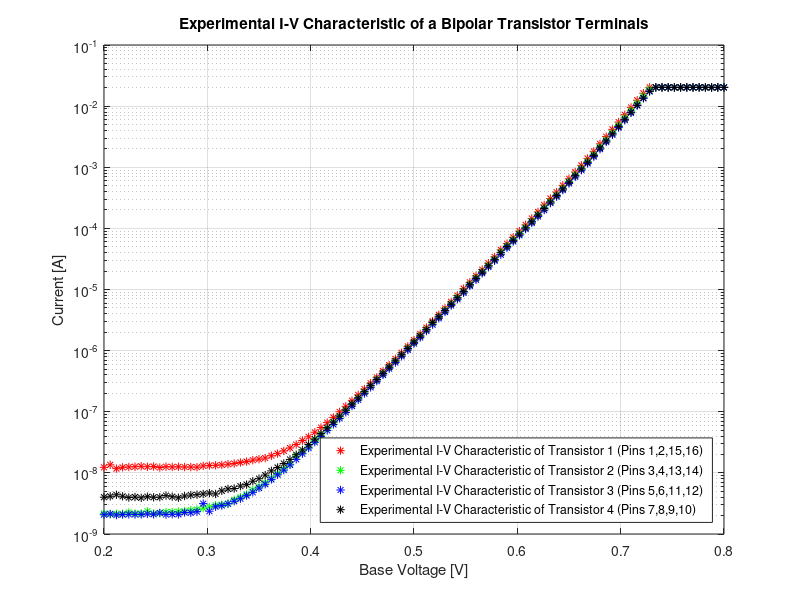
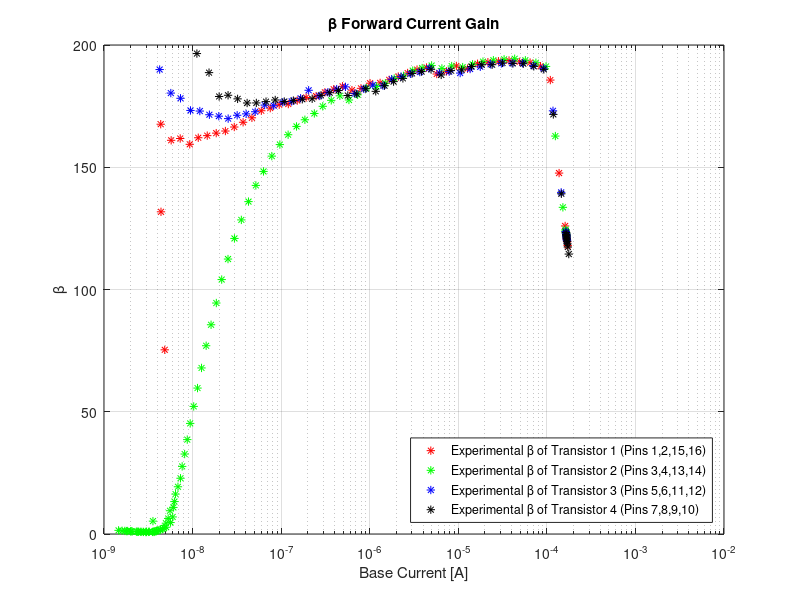
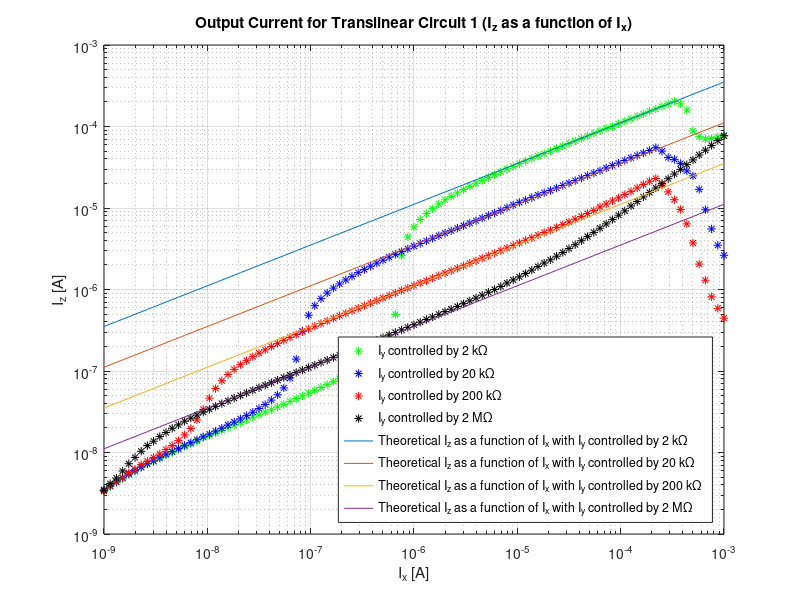
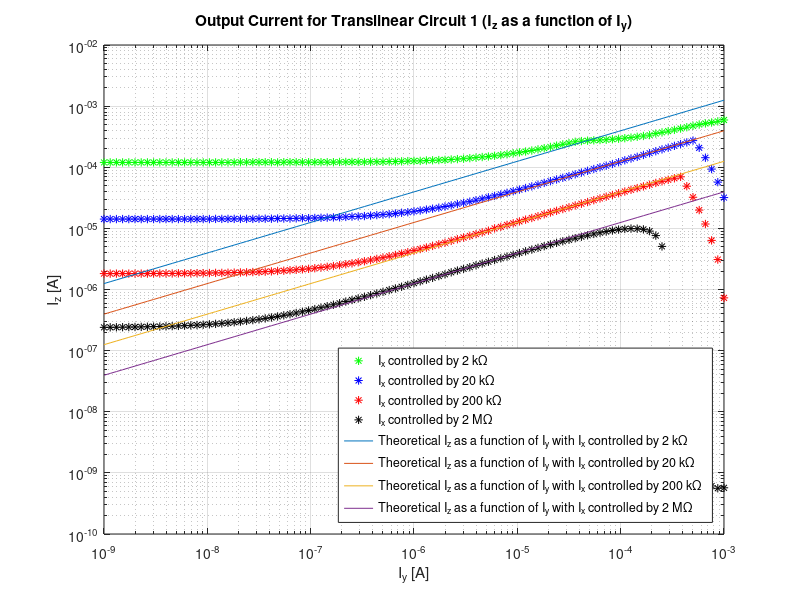

These charts were generated, in order, by the following MATLAB code: (Note: this script raises an error after producing the figures.)
%% Experiment 1
Exp_Q1 = load('Exp1_Q1.mat');
Exp_Q1.I_b = fliplr(Exp_Q1.I_b);
%Exp_Q1.Ib = Exp_Q1.Ib + 1.350e-09;
Exp_Q1.I_e = (-1)*fliplr(Exp_Q1.I_e);
Exp_Q1.V_b = fliplr(Exp_Q1.V_in);
Exp_Q1.I_c = Exp_Q1.I_e - Exp_Q1.I_b;

Exp_Q2 = load('Exp1_Q2.mat');
Exp_Q2.I_b = fliplr(Exp_Q2.I_b);
%Exp_Q1.Ib = Exp_Q1.Ib + 1.350e-09;
Exp_Q2.I_e = (-1)*fliplr(Exp_Q2.I_e);
Exp_Q2.V_b = fliplr(Exp_Q2.V_in);
Exp_Q2.I_c = Exp_Q2.I_e - Exp_Q2.I_b;

Exp_Q3 = load('Exp1_Q3.mat');
Exp_Q3.I_b = fliplr(Exp_Q3.I_b);
%Exp_Q1.Ib = Exp_Q1.Ib + 1.350e-09;
Exp_Q3.I_e = (-1)*fliplr(Exp_Q3.I_e);
Exp_Q3.V_b = fliplr(Exp_Q3.V_in);
Exp_Q3.I_c = Exp_Q3.I_e - Exp_Q3.I_b;

Exp_Q4 = load('Exp1_Q4.mat');
Exp_Q4.I_b = fliplr(Exp_Q4.I_b);
%Exp_Q1.Ib = Exp_Q1.Ib + 1.350e-09;
Exp_Q4.I_e = (-1)*fliplr(Exp_Q4.I_e);
Exp_Q4.V_b = fliplr(Exp_Q4.V_in);
Exp_Q4.I_c = Exp_Q4.I_e - Exp_Q4.I_b;

% Transistor 1
Theoretical_1.V_b = Exp_Q1.V_b(34:89);
x = linspace(0.3, 0.8, 100);
fit = polyfit(Theoretical_1.V_b,log(Exp_Q1.I_c(34:89)),1);
line = exp(fit(1) * x + fit(2));
Q1_U_T = 1/(fit(1));
Q1_I_s = exp(fit(2));

% Transistor 2
Theoretical_2.V_b = Exp_Q2.V_b(34:89);
fit = polyfit(Theoretical_2.V_b,log(Exp_Q2.I_c(34:89)),1);
line = exp(fit(1) * x + fit(2));
Q2_U_T = 1/(fit(1));
Q2_I_s = exp(fit(2));

% Transistor 3
Theoretical_3.V_b = Exp_Q3.V_b(34:89);
fit = polyfit(Theoretical_3.V_b,log(Exp_Q3.I_c(34:89)),1);
line = exp(fit(1) * x + fit(2));
Q3_U_T = 1/(fit(1));
Q3_I_s = exp(fit(2));

% Transistor 4
Theoretical_4.V_b = Exp_Q4.V_b(34:89);
fit = polyfit(Theoretical_4.V_b,log(Exp_Q4.I_c(34:89)),1);
line = exp(fit(1) * x + fit(2));
Q4_U_T = 1/(fit(1));
Q4_I_s = exp(fit(2));


figure
semilogy(Exp_Q1.V_b,Exp_Q1.I_c,'r*')
hold on
semilogy(Exp_Q2.V_b,Exp_Q2.I_c,'g*')
semilogy(Exp_Q3.V_b,Exp_Q3.I_c,'b*')
semilogy(Exp_Q4.V_b,Exp_Q4.I_c,'k*')
%semilogy(Experiment_1.Vb,Experiment_1.Ib,'m*')
%semilogy(Experiment_1.Vb,Theoretical_1.Ic,'r-')
%semilogy(Experiment_1.Vb,Theoretical_1.Ib,'g-')
title('Experimental I-V Characteristic of a Bipolar Transistor Terminals')
xlabel('Base Voltage [V]')
ylabel('Current [A]')
legend('Experimental I-V Characteristic of Transistor 1 (Pins 1,2,15,16)',...
    'Experimental I-V Characteristic of Transistor 2 (Pins 3,4,13,14)',...
    'Experimental I-V Characteristic of Transistor 3 (Pins 5,6,11,12)',...
    'Experimental I-V Characteristic of Transistor 4 (Pins 7,8,9,10)',...
    'Location','Southeast')
grid on
hold off

figure
semilogx(Exp_Q1.I_b,Exp_Q1.I_c./Exp_Q1.I_b,'r*')
hold on
semilogx(Exp_Q2.I_b,Exp_Q2.I_c./Exp_Q2.I_b,'g*')
semilogx(Exp_Q3.I_b,Exp_Q3.I_c./Exp_Q3.I_b,'b*')
semilogx(Exp_Q4.I_b,Exp_Q4.I_c./Exp_Q4.I_b,'k*')
title('\beta Forward Current Gain')
xlabel('Base Current [A]')
ylabel('\beta')
axis([10e-10 10e-3 0 200])
legend('Experimental \beta of Transistor 1 (Pins 1,2,15,16)',...
    'Experimental \beta of Transistor 2 (Pins 3,4,13,14)',...
    'Experimental \beta of Transistor 3 (Pins 5,6,11,12)',...
    'Experimental \beta of Transistor 4 (Pins 7,8,9,10)',...
    'Location','Southeast')
grid on
hold off

%% Experiment 2
% Part A
Exp_2a_2k = load('Exp_2a_2k.mat');
Exp_2a_2k.Ix = fliplr(Exp_2a_2k.Ix);
%Exp_Q1.Ib = Exp_Q1.Ib + 1.350e-09;
Exp_2a_2k.Iz = (-1)*fliplr(Exp_2a_2k.Iz);
Exp_2a_2k.Vx = fliplr(Exp_2a_2k.Vx);
%Exp_Q4.I_c = Exp_Q4.I_e - Exp_Q4.I_b;

Exp_2a_20k = load('Exp_2a_20k.mat');
Exp_2a_20k.Ix = fliplr(Exp_2a_20k.Ix);
%Exp_Q1.Ib = Exp_Q1.Ib + 1.350e-09;
Exp_2a_20k.Iz = (-1)*fliplr(Exp_2a_20k.Iz);
Exp_2a_20k.Vx = fliplr(Exp_2a_20k.Vx);
%Exp_Q4.I_c = Exp_Q4.I_e - Exp_Q4.I_b;

Exp_2a_200k = load('Exp_2a_200k.mat');
Exp_2a_200k.Ix = fliplr(Exp_2a_200k.Ix);
%Exp_Q1.Ib = Exp_Q1.Ib + 1.350e-09;
Exp_2a_200k.Iz = (-1)*fliplr(Exp_2a_200k.Iz);
Exp_2a_200k.Vx = fliplr(Exp_2a_200k.Vx);
%Exp_Q4.I_c = Exp_Q4.I_e - Exp_Q4.I_b;

Exp_2a_2M = load('Exp_2a_2M-2.mat');
Exp_2a_2M.Ix = fliplr(Exp_2a_2M.Ix);
%Exp_Q1.Ib = Exp_Q1.Ib + 1.350e-09;
Exp_2a_2M.Iz = (-1)*fliplr(Exp_2a_2M.Iz);
Exp_2a_2M.Vx = fliplr(Exp_2a_2M.Vx);
%Exp_Q4.I_c = Exp_Q4.I_e - Exp_Q4.I_b;

% THEORETICAL
V_div = 0.247;
Iy_2k = V_div/2000;
Iy_20k = V_div/20000;
Iy_200k = V_div/200000;
Iy_2M = V_div/2000000;

Iz_2k_theo = sqrt(Exp_2a_2k.Ix*Iy_2k);
Iz_20k_theo = sqrt(Exp_2a_20k.Ix*Iy_20k);
Iz_200k_theo = sqrt(Exp_2a_200k.Ix*Iy_200k);
Iz_2M_theo = sqrt(Exp_2a_2M.Ix*Iy_2M);

figure
loglog(Exp_2a_2k.Ix,Exp_2a_2k.Iz,'g*')
hold on
loglog(Exp_2a_20k.Ix,Exp_2a_20k.Iz,'b*')
loglog(Exp_2a_200k.Ix,Exp_2a_200k.Iz,'r*')
loglog(Exp_2a_2M.Ix,Exp_2a_2M.Iz,'k*')
loglog(Exp_2a_2k.Ix,Iz_2k_theo)
loglog(Exp_2a_20k.Ix,Iz_20k_theo)
loglog(Exp_2a_200k.Ix,Iz_200k_theo)
loglog(Exp_2a_2M.Ix,Iz_2M_theo)
title('Output Current for Translinear Circuit 1 (I_{z} as a function of I_{x})')
xlabel('I_{x} [A]')
ylabel('I_{z} [A]')
legend('I_{y} controlled by 2 k\Omega','I_{y} controlled by 20 k\Omega',...
    'I_{y} controlled by 200 k\Omega','I_{y} controlled by 2 M\Omega',...
    'Theoretical I_{z} as a function of I_{x} with I_{y} controlled by 2 k\Omega',...
    'Theoretical I_{z} as a function of I_{x} with I_{y} controlled by 20 k\Omega',...
    'Theoretical I_{z} as a function of I_{x} with I_{y} controlled by 200 k\Omega',...
    'Theoretical I_{z} as a function of I_{x} with I_{y} controlled by 2 M\Omega'...
    ,'Location','Southeast')
grid on
hold off

%%%%%%%%%%%%%%%%%%%%%%%%%%%%%%%%%%%%%%%%%%%%%%%%%%%%%%%%%%%%%%%%%%%%%%%%%%%
% Part B
Exp_2b_2k = load('Exp_2b_2k.mat');
Exp_2b_2k.Iy = (-1)*fliplr(Exp_2b_2k.Iy);
%Exp_Q1.Ib = Exp_Q1.Ib + 1.350e-09;
Exp_2b_2k.Iz = (-1)*fliplr(Exp_2b_2k.Iz);
Exp_2b_2k.Vy = fliplr(Exp_2b_2k.Vy);
%Exp_Q4.I_c = Exp_Q4.I_e - Exp_Q4.I_b;

Exp_2b_20k = load('Exp_2b_20k.mat');
Exp_2b_20k.Iy = (-1)*fliplr(Exp_2b_20k.Iy);
%Exp_Q1.Ib = Exp_Q1.Ib + 1.350e-09;
Exp_2b_20k.Iz = (-1)*fliplr(Exp_2b_20k.Iz);
Exp_2b_20k.Vy = fliplr(Exp_2b_20k.Vy);
%Exp_Q4.I_c = Exp_Q4.I_e - Exp_Q4.I_b;

Exp_2b_200k = load('Exp_2b_200k.mat');
Exp_2b_200k.Iy = (-1)*fliplr(Exp_2b_200k.Iy);
%Exp_Q1.Ib = Exp_Q1.Ib + 1.350e-09;
Exp_2b_200k.Iz = (-1)*fliplr(Exp_2b_200k.Iz);
Exp_2b_200k.Vy = fliplr(Exp_2b_200k.Vy);
%Exp_Q4.I_c = Exp_Q4.I_e - Exp_Q4.I_b;

Exp_2b_2M = load('Exp_2b_2M.mat');
Exp_2b_2M.Iy = (-1)*fliplr(Exp_2b_2M.Iy);
%Exp_Q1.Ib = Exp_Q1.Ib + 1.350e-09;
Exp_2b_2M.Iz = (-1)*fliplr(Exp_2b_2M.Iz);
Exp_2b_2M.Vy = fliplr(Exp_2b_2M.Vy);
%Exp_Q4.I_c = Exp_Q4.I_e - Exp_Q4.I_b;

% THEORETICAL
V_div = 1.8711;
Ix_2k = (5-V_div)/2000;
Ix_20k = (5-V_div)/20000;
Ix_200k = (5-V_div)/200000;
Ix_2M = (5-V_div)/2000000;

Iz_2k_theo = sqrt(Exp_2b_2k.Iy*Ix_2k);
Iz_20k_theo = sqrt(Exp_2b_20k.Iy*Ix_20k);
Iz_200k_theo = sqrt(Exp_2b_200k.Iy*Ix_200k);
Iz_2M_theo = sqrt(Exp_2b_2M.Iy*Ix_2M);

figure
loglog(Exp_2b_2k.Iy,Exp_2b_2k.Iz,'g*')
hold on
loglog(Exp_2b_20k.Iy,Exp_2b_20k.Iz,'b*')
loglog(Exp_2b_200k.Iy,Exp_2b_200k.Iz,'r*')
loglog(Exp_2b_2M.Iy,Exp_2b_2M.Iz,'k*')
loglog(Exp_2b_2k.Iy,Iz_2k_theo)
loglog(Exp_2b_20k.Iy,Iz_20k_theo)
loglog(Exp_2b_200k.Iy,Iz_200k_theo)
loglog(Exp_2b_2M.Iy,Iz_2M_theo)
title('Output Current for Translinear Circuit 1 (I_{z} as a function of I_{y})')
xlabel('I_{y} [A]')
ylabel('I_{z} [A]')
legend('I_{x} controlled by 2 k\Omega','I_{x} controlled by 20 k\Omega',...
    'I_{x} controlled by 200 k\Omega','I_{x} controlled by 2 M\Omega',...
    'Theoretical I_{z} as a function of I_{y} with I_{x} controlled by 2 k\Omega',...
    'Theoretical I_{z} as a function of I_{y} with I_{x} controlled by 20 k\Omega',...
    'Theoretical I_{z} as a function of I_{y} with I_{x} controlled by 200 k\Omega',...
    'Theoretical I_{z} as a function of I_{y} with I_{x} controlled by 2 M\Omega'...
    ,'Location','Southeast')
grid on
hold off


%% Experiment 3
% Part A
Exp_3a_2k = load('Exp_3a_2k.mat');
Exp_3a_2k.Ix = fliplr(Exp_3a_2k.Ix);
%Exp_Q1.Ib = Exp_Q1.Ib + 1.350e-09;
Exp_3a_2k.Iz = (-1)*fliplr(Exp_3a_2k.Iz);
Exp_3a_2k.Vx = fliplr(Exp_3a_2k.Vx);
%Exp_Q4.I_c = Exp_Q4.I_e - Exp_Q4.I_b;

Exp_3a_20k = load('Exp_3a_20k.mat');
Exp_3a_20k.Ix = fliplr(Exp_3a_20k.Ix);
%Exp_Q1.Ib = Exp_Q1.Ib + 1.350e-09;
Exp_3a_20k.Iz = (-1)*fliplr(Exp_3a_20k.Iz);
Exp_3a_20k.Vx = fliplr(Exp_3a_20k.Vx);
%Exp_Q4.I_c = Exp_Q4.I_e - Exp_Q4.I_b;

Exp_3a_200k = load('Exp_3a_200k.mat');
Exp_3a_200k.Ix = fliplr(Exp_3a_200k.Ix);
%Exp_Q1.Ib = Exp_Q1.Ib + 1.350e-09;
Exp_3a_200k.Iz = (-1)*fliplr(Exp_3a_200k.Iz);
Exp_3a_200k.Vx = fliplr(Exp_3a_200k.Vx);
%Exp_Q4.I_c = Exp_Q4.I_e - Exp_Q4.I_b;

Exp_3a_2M = load('Exp_3a_2M.mat');
Exp_3a_2M.Ix = fliplr(Exp_3a_2M.Ix);
%Exp_Q1.Ib = Exp_Q1.Ib + 1.350e-09;
Exp_3a_2M.Iz = (-1)*fliplr(Exp_3a_2M.Iz);
Exp_3a_2M.Vx = fliplr(Exp_3a_2M.Vx);
%Exp_Q4.I_c = Exp_Q4.I_e - Exp_Q4.I_b;

% THEORETICAL
V_div = 0.247;
Iy_2k = V_div/2000;
Iy_20k = V_div/20000;
Iy_200k = V_div/200000;
Iy_2M = V_div/2000000;

Iz_2k_theo = (Exp_3a_2k.Ix.^2)/Iy_2k;
Iz_20k_theo = (Exp_3a_20k.Ix.^2)/Iy_20k;
Iz_200k_theo = (Exp_3a_200k.Ix.^2)/Iy_200k;
Iz_2M_theo = (Exp_3a_2M.Ix.^2)/Iy_2M;

figure
loglog(Exp_3a_2k.Ix,Exp_3a_2k.Iz,'g*')
hold on
loglog(Exp_3a_20k.Ix,Exp_3a_20k.Iz,'b*')
loglog(Exp_3a_200k.Ix,Exp_3a_200k.Iz,'r*')
loglog(Exp_3a_2M.Ix,Exp_3a_2M.Iz,'k*')
loglog(Exp_3a_2k.Ix,Iz_2k_theo)
loglog(Exp_3a_20k.Ix,Iz_20k_theo)
loglog(Exp_3a_200k.Ix,Iz_200k_theo)
loglog(Exp_3a_2M.Ix,Iz_2M_theo)
title('Output Current for Translinear Circuit 1 (I_{z} as a function of I_{x})')
xlabel('I_{x} [A]')
ylabel('I_{z} [A]')
legend('I_{y} controlled by 2 k\Omega','I_{y} controlled by 20 k\Omega',...
    'I_{y} controlled by 200 k\Omega','I_{y} controlled by 2 M\Omega',...
    'Theoretical I_{z} as a function of I_{x} with I_{y} controlled by 2 k\Omega',...
    'Theoretical I_{z} as a function of I_{x} with I_{y} controlled by 20 k\Omega',...
    'Theoretical I_{z} as a function of I_{x} with I_{y} controlled by 200 k\Omega',...
    'Theoretical I_{z} as a function of I_{x} with I_{y} controlled by 2 M\Omega'...
    ,'Location','Southeast')
grid on
hold off

%%%%%%%%%%%%%%%%%%%%%%%%%%%%%%%%%%%%%%%%%%%%%%%%%%%%%%%%%%%%%%%%%%%%%%%%%%%
% Part B
Exp_3b_2k = load('Exp_3b_2k.mat');
Exp_3b_2k.Iy = (-1)*fliplr(Exp_3b_2k.Iy);
%Exp_Q1.Ib = Exp_Q1.Ib + 1.350e-09;
Exp_3b_2k.Iz = (-1)*fliplr(Exp_3b_2k.Iz);
Exp_3b_2k.Vy = fliplr(Exp_3b_2k.Vy);
%Exp_Q4.I_c = Exp_Q4.I_e - Exp_Q4.I_b;

Exp_3b_20k = load('Exp_3b_20k.mat');
Exp_3b_20k.Iy = (-1)*fliplr(Exp_3b_20k.Iy);
%Exp_Q1.Ib = Exp_Q1.Ib + 1.350e-09;
Exp_3b_20k.Iz = (-1)*fliplr(Exp_3b_20k.Iz);
Exp_3b_20k.Vy = fliplr(Exp_3b_20k.Vy);
%Exp_Q4.I_c = Exp_Q4.I_e - Exp_Q4.I_b;

Exp_3b_200k = load('Exp_3b_200k.mat');
Exp_3b_200k.Iy = (-1)*fliplr(Exp_3b_200k.Iy);
%Exp_Q1.Ib = Exp_Q1.Ib + 1.350e-09;
Exp_3b_200k.Iz = (-1)*fliplr(Exp_3b_200k.Iz);
Exp_3b_200k.Vy = fliplr(Exp_3b_200k.Vy);
%Exp_Q4.I_c = Exp_Q4.I_e - Exp_Q4.I_b;

Exp_3b_2M = load('Exp_3b_2M.mat');
Exp_3b_2M.Iy = (-1)*fliplr(Exp_3b_2M.Iy);
%Exp_Q1.Ib = Exp_Q1.Ib + 1.350e-09;
Exp_3b_2M.Iz = (-1)*fliplr(Exp_3b_2M.Iz);
Exp_3b_2M.Vy = fliplr(Exp_3b_2M.Vy);
%Exp_Q4.I_c = Exp_Q4.I_e - Exp_Q4.I_b;

% THEORETICAL
V_div = 1.8711;
Ix_2k = (5-V_div)/2000;
Ix_20k = (5-V_div)/20000;
Ix_200k = (5-V_div)/200000;
Ix_2M = (5-V_div)/2000000;


Iz_2k_theo = ((Ix_2k^2)./Exp_3b_2k.Iy);
Iz_20k_theo = ((Ix_20k^2)./Exp_3b_20k.Iy);
Iz_200k_theo = ((Ix_200k^2)./Exp_3b_200k.Iy);
Iz_2M_theo = ((Ix_2M^2)./Exp_3b_2M.Iy);

figure
loglog(Exp_3b_2k.Iy,Exp_3b_2k.Iz,'g*')
hold on
loglog(Exp_3b_20k.Iy,Exp_3b_20k.Iz,'b*')
loglog(Exp_3b_200k.Iy,Exp_3b_200k.Iz,'r*')
loglog(Exp_3b_2M.Iy,Exp_3b_2M.Iz,'k*')
loglog(Exp_3b_2k.Iy,Iz_2k_theo)
loglog(Exp_3b_20k.Iy,Iz_20k_theo)
loglog(Exp_3b_200k.Iy,Iz_200k_theo)
loglog(Exp_3b_2M.Iy,Iz_2M_theo)
title('Output Current for Translinear Circuit 1 (I_{z} as a function of I_{y})')
xlabel('I_{y} [A]')
ylabel('I_{z} [A]')
legend('I_{x} controlled by 2 k\Omega','I_{x} controlled by 20 k\Omega',...
    'I_{x} controlled by 200 k\Omega','I_{x} controlled by 2 M\Omega',...
    'Theoretical I_{z} as a function of I_{y} with I_{x} controlled by 2 k\Omega',...
    'Theoretical I_{z} as a function of I_{y} with I_{x} controlled by 20 k\Omega',...
    'Theoretical I_{z} as a function of I_{y} with I_{x} controlled by 200 k\Omega',...
    'Theoretical I_{z} as a function of I_{y} with I_{x} controlled by 2 M\Omega'...
    ,'Location','Southoutside')
grid on
hold off